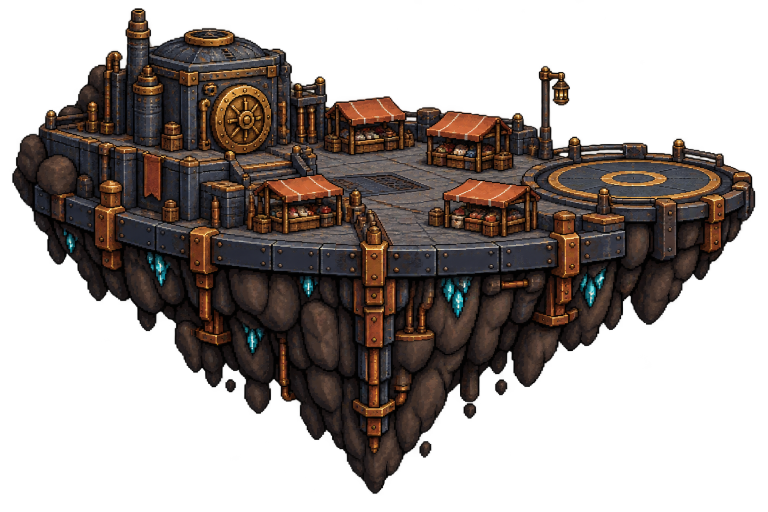
#> input picture web/src/deck2d/city/assets/customers.png, 1536 x 1024 px (shown at 1/2 size)
$ python -i city-art.py   (imports and definitions only)
#> lines starting #> are read from the running program, lines starting #| are printed output that depends on the picture; after the words box and inside, x2 and y2 are one past the last pixel; in counts of white or black regions, pixels touching at a corner belong together
#!/usr/bin/env python3
"""The city reveal's island sprites: five painting crops on five drawn bases in, ten palette-only webps and a manifest out.

    python3 -I scripts/city-art.py --refs <dir with errors|traffic|inbox|customers|marketing.png> \
        --out web/public/deck/art/city [--sheet <contact-sheet.png>] [--check] [--self-test]

web/src/deck2d/city/DIRECTION.md section A is the spec (it wins over SPEC.md section 4), with two art passes on top.
Marketing stands on one round boulder (a U, flat underneath, never a point) with its foot plate set into the crown, lamps
along the plate and pips on the guy-wire lugs and collar; Errors' underside is basalt columns 3 to 6 px wide stepping down
like organ pipes, each end cut at 45 degrees with a lit tip, one or two staggered joints each, and its crack is lava, hot
to cool from core to rock; Inbox's window is an envelope and its plinth a deep platform the spans land on; Traffic's legs
are K-braced with iron members and planted on flat-bottomed boulders; the dark pass is three iron tones. What it does:

  1. Key. The paintings ship transparent-backed, so alpha >= 128 is the island (`--key auto`). A painting with no
     transparency is keyed from its white background instead: a flood fill from the image border with a tolerance, so
     near-white highlights inside the island survive.
  2. Crop and downscale. Only the buildings and the deck they stand on survive, one box per painting (CROP). Every crop
     is sampled at one PAINT_SCALE = 7.5 painting px per city px, nearest neighbour: each city px is the painting px
     under the centre of its cell. No filter, no averaging, nothing smoothed. One scale for all five, so a door or a lamp
     is the same size on every island.
  3. Snap. Every opaque px becomes the nearest PALETTE colour in CIELAB (the list below is copied from
     web/src/deck2d/contract.ts; --check compares them). Alpha is on or off, never partial. The crops may not use jam
     red (stuck), ok green (done) or energy cyan (power): those mean something on this deck, so only the bases draw
     them (Errors' crack, the crystals, the thrusters). Errors' crop may not use sun[3], sun[5] or sun[6] either: those
     are its lava (sun[6] turns into sun[5] at the cap), and the dark pass keeps the lava by colour.
  4. Base. FORMS[island] draws a new island in palette indices (deck outline, rim and underside, a different form for
     each island) and composites the snapped crop on top. Rock is shaded with a port of rocks() in
     web/src/deck2d/props/underside.ts at half its size, as the line shows at city zoom: big stones BIG = 9, facets
     FACET = 4 city px, lit on their upper right, soot crevices, ramp soot, iron[0], iron[1], brass[0], iron[2],
     plate[1], plate[2], plate[3]. A crevice's soft edge sits one step lighter than the line's (iron[1], not iron[0]):
     at city zoom the line's soft edge mostly falls between px, and a full one here doubles every crevice.
  5. Warm. steel[0..3] -> iron[0], iron[1], plate[2], plate[4]; the energy cyans stay.
  6. Outline. 1 px soot round the silhouette and round every hole in it (4-neighbour).
  7. Cap, so the line stays the brightest thing on screen: white[0] -> haze[3], brass[5] -> brass[4], sun[6] -> sun[5],
     energy[3] -> energy[2], except within 2 px of the lamp, pad and beacon points; then at most 16 px of white[0] plus
     brass[5] per lit sprite (the farthest from those points go first).
  8. Sun rim. An opaque, non-outline px whose upper or right neighbour is the outline (or off the sprite) becomes
     plate[3]: light from the upper right. The lamp, pad and beacon keep their own light within 2 px, and a thin iron
     member (Traffic's braces and tie) keeps its iron: every px of it touches the outline, so it would turn all rim. That
     is the lit sprite. (Marketing's guy wires go in with the outline: 1 px of soot each.)
  9. Dark, from the lit sprite before its sun rim, by the CIELAB L of each lit colour: L < 20 iron[0], L < 40 iron[1],
     otherwise iron[2]; soot is the outline only (and the outline round a hole), never a tone. Then a copper[0] rim light,
     the last of the sunset, on the same edge px as the sun rim. Errors keeps its lava as embers: lit sun[5] (the crack's
     core) -> jam[1], lit sun[3] and jam[1] (its edges, the crater's rim) -> jam[0]. Same silhouette as lit, so the city
     can dither one over the other. A dark island keeps its relief: at most 40% soot, at least 25% iron[1] plus iron[2],
     and no tone but the crack's reds brighter than L* 36, under iron[3] (--check holds every file to that).
 10. Write lossless webps (VP8L), then manifest.json: size, form, anchors, lamp, label, pad, beacon, lights, opaque, plus
     the audits (the colours each file uses, its byte size). --sheet writes a contact sheet of every sprite at 1x on the
     dimmed sunset sky and a second one at 2x with the manifest's points marked. --check re-opens every file and asserts
     the lot. --self-test exercises the pieces on synthetic images.

Pillow only. `python3 -I` ignores the user site, where `pip3 install --user pillow` puts it, so the import below falls
back to it (appended last, so nothing in there can shadow the standard library).

The points (sprite px from the top-left, y down)
------------------------------------------------
The bases are drawn here, so most points are design numbers from DIRECTION.md section A (DESIGN below), and --check
holds the file to them within 2 px: the anchors are foot points (where a pylon, lift or span end stands) on an opaque px
of the rim or deck top; the label is the top-centre of the DOM label (x by design, y = the lowest opaque row + 4, so it
hangs just under the island); the beacon is the centre of Marketing's ball; the lights are where the runtime puts a
steady light once the island is lit (signal, pad, thruster, window, crack). Two points come from the paintings: lamp, the
glass of the island's own lamp post (the brightest px within 2 px of the painting spot in LAMP, mapped through the crop),
and Customers' pad, the centre of the painting's landing ring. Inbox's lamp is a lantern drawn here; Marketing has none.
"""
from __future__ import annotations

import argparse
import json
import math
import os
import re
import sys
from fractions import Fraction

# ---------------------------------------------------------------------------------------------------------------
# Pillow (python3 -I skips the user site-packages, where it usually lives)
# ---------------------------------------------------------------------------------------------------------------


def _import_pillow():
    try:
        import PIL  # noqa: F401
    except ImportError:
        import site

        user = site.getusersitepackages()
        if os.path.isdir(user) and user not in sys.path:
            sys.path.append(user)
        try:
            import PIL  # noqa: F401,F811
        except ImportError:
            sys.exit("city-art.py needs Pillow: pip3 install --user pillow")
    from PIL import Image, ImageDraw, ImageFont

    return Image, ImageDraw, ImageFont


Image, ImageDraw, ImageFont = _import_pillow()

HERE = os.path.dirname(os.path.abspath(__file__))
REPO = os.path.dirname(HERE)
CONTRACT = os.path.join(REPO, "web/src/deck2d/contract.ts")
DEFAULT_OUT = os.path.join(REPO, "web/public/deck/art/city")
SKY = os.path.join(REPO, "web/public/deck/art/sky.webp")

# ---------------------------------------------------------------------------------------------------------------
# The 48 colors: PALETTE in web/src/deck2d/contract.ts, each ramp dark -> light
# ---------------------------------------------------------------------------------------------------------------

PALETTE = {
    "soot": ["#0a0604"],
    "iron": ["#181211", "#291b17", "#432f29", "#6b5360", "#8f6f62"],
    "steel": ["#121e2b", "#273349", "#3d4d6a", "#7d8ea3"],
    "copper": ["#713e30", "#a04430", "#cd4f27", "#e28059", "#f2b48c"],
    "brass": ["#422616", "#6d370c", "#a36915", "#c98115", "#fdc727", "#fdec9a"],
    "plate": ["#351705", "#5a3521", "#834621", "#ae6237", "#b48254"],
    "sun": ["#652203", "#bc3c0b", "#e44e1b", "#f6601f", "#fc8717", "#fdad1e", "#f9c47a"],
    "haze": ["#623a3a", "#82525a", "#c0988e", "#eed3c5"],
    "white": ["#fdfaec"],
    "energy": ["#28545a", "#0ea0ac", "#41f3f7", "#bcf6f6"],
    "ok": ["#1c450f", "#1ab004", "#81f381"],
    "jam": ["#6a0d0d", "#c8231b", "#ff5b4a"],
}
HEXES = [h for ramp in PALETTE.values() for h in ramp]
RGBS = [tuple(int(h[i:i + 2], 16) for i in (1, 3, 5)) for h in HEXES]
# [1 line not run here, left out]


def pal(name, n=0):
    return HEXES.index(PALETTE[name][n])


def ramp(name):
    return [pal(name, n) for n in range(len(PALETTE[name]))]


SOOT, WHITE = pal("soot"), pal("white")
IRON, STEEL, COPPER, BRASS, PLATE = ramp("iron"), ramp("steel"), ramp("copper"), ramp("brass"), ramp("plate")
SUN, HAZE, ENERGY, OK, JAM = ramp("sun"), ramp("haze"), ramp("energy"), ramp("ok"), ramp("jam")


def _srgb_to_linear(c):
    c /= 255.0
    return c / 12.92 if c <= 0.04045 else ((c + 0.055) / 1.055) ** 2.4


def to_lab(rgb):
    """sRGB (0-255) -> CIELAB, D65."""
    r, g, b = (_srgb_to_linear(c) for c in rgb)
    x = (0.4124564 * r + 0.3575761 * g + 0.1804375 * b) / 0.95047
    y = 0.2126729 * r + 0.7151522 * g + 0.0721750 * b
    z = (0.0193339 * r + 0.1191920 * g + 0.9503041 * b) / 1.08883

    def f(t):
        return t ** (1.0 / 3.0) if t > 216.0 / 24389.0 else (24389.0 / 27.0 * t + 16.0) / 116.0

    fx, fy, fz = f(x), f(y), f(z)
    return 116.0 * fy - 16.0, 500.0 * (fx - fy), 200.0 * (fy - fz)


LABS = [to_lab(c) for c in RGBS]
#> further down, picture is the input picture: PIL image 1536x1024 RGBA; mean R, G, B, A 36.7, 27, 22.2, 119.1
ANY = list(range(48))
CROP_COLORS = [i for i in ANY if i not in JAM + OK + ENERGY]  # what a painting crop may snap to


# [10 lines left out: function nearest, not called in this run]


WARM = {STEEL[0]: IRON[0], STEEL[1]: IRON[1], STEEL[2]: PLATE[2], STEEL[3]: PLATE[4]}  # cold steel -> warm iron
CAP = {WHITE: HAZE[3], BRASS[5]: BRASS[4], SUN[6]: SUN[5], ENERGY[3]: ENERGY[2]}  # the line keeps the brightest colours
BRIGHT = (WHITE, BRASS[5])
MAX_BRIGHT = 16  # px of white[0] + brass[5] per lit sprite, all within 2 px of its lamp, pad or beacon


# Errors' lava, hot to cool from the crack's core to the rock: sun[5], sun[3], jam[1]. Only the crack and the crater use
# these three on Errors (its painting crop may not), so the dark sprite can keep them as embers by colour alone.
LAVA = (SUN[5], SUN[3], JAM[1])
# Across the crack, by its width there: 3 px is sun[3] | sun[5] | sun[3], 2 px is jam[1] | sun[5] (its edge toward the
# shade), 1 px (the tips, where it has cooled) jam[1]; the crater's rim, where the pool meets the rock, is jam[1] too.
LAVA_CORE, LAVA_EDGE = {3: SUN[5], 2: SUN[5], 1: JAM[1]}, {3: SUN[3], 2: JAM[1], 1: JAM[1]}
LAVA_DARK = {SUN[5]: JAM[1], SUN[3]: JAM[0], JAM[1]: JAM[0], JAM[2]: JAM[1], JAM[0]: JAM[0]}  # core jam[1], edges jam[0]
# Errors' painting crop snaps without the lava's two suns (or sun[6], which the brightness cap turns into sun[5])
CROP_COLORS_FOR = {"errors": [i for i in CROP_COLORS if i not in (SUN[3], SUN[5], SUN[6])]}


# [8 lines left out: function dark_of, not called in this run]


DARK_RIM = COPPER[0]  # the dark sprite's upper-right edge: the last of the sunset on it
DARK_COLORS = {SOOT, IRON[0], IRON[1], IRON[2], DARK_RIM}
DARK_ERRORS = DARK_COLORS | {JAM[0], JAM[1]}
MAX_DARK_SOOT = 0.40  # of a dark sprite's opaque px: the outline, not the whole island
MIN_DARK_MID = 0.25  # of a dark sprite's opaque px in iron[1] + iron[2]: the relief that reads at night
MAX_DARK_L = 36  # CIELAB L: no dark tone (the crack's reds aside) is brighter than this (iron[3] is 38), so a dark island
# stays dark

# ---------------------------------------------------------------------------------------------------------------
# The five islands (DIRECTION.md section A)
# ---------------------------------------------------------------------------------------------------------------

ISLANDS = ["errors", "traffic", "inbox", "customers", "marketing"]  # CITY_ISLANDS, reveal order
FORM = {"errors": "caldera", "traffic": "rail-slab", "inbox": "post-tower", "customers": "landing-disc", "marketing": "beacon-rock"}
SIZE = {"errors": (156, 128), "traffic": (200, 88), "inbox": (64, 176), "customers": (196, 96), "marketing": (76, 150)}
HEIGHT_CLASS = {"traffic": (80, 88), "customers": (92, 100), "errors": (124, 132), "marketing": (144, 152), "inbox": (172, 180)}
PAINT_SCALE = Fraction(15, 2)  # 7.5 painting px per city px, for every crop
CROP = {  # painting px (x0, y0, x1, y1): the buildings and the deck surface they stand on
    "errors": (100, 30, 610, 330),
    "traffic": (20, 0, 1510, 470),
    "inbox": (290, 0, 560, 512),
    "customers": (30, 40, 1500, 460),
    "marketing": (700, 300, 1210, 430),
}
CROP_AT = {"errors": (8, 7), "traffic": (1, 0), "inbox": (4, 0), "customers": (1, 1), "marketing": (5, 86)}  # sprite px of the crop's top-left
LAMP = {"errors": (562, 142), "traffic": (522, 262), "customers": (1120, 186)}  # painting px of each lamp post's glass
PAD = (1255, 357)  # painting px: the centre of Customers' landing ring
MAX_BYTES = 80 * 1024  # per webp
MAX_FOLDER = 1024 * 1024
MAX_OPAQUE = 12500  # 0.38 of the line's 399 x 83 box: no island outweighs the line
MAX_W = 200
MIN_CRACK = 350  # jam px in errors-lit

# The points each island must land within 2 px of (section A). Anchors are foot points; the label hangs under the island.
DESIGN = {
    "errors": dict(anchors={"n": (44, 47), "e": (151, 60), "s": (84, 120), "w": (4, 60)}, lamp=(70, 22), pad=None, beacon=None, label=(78, 131)),
    "traffic": dict(anchors={"n": (126, 58), "e": (197, 64), "s": (100, 68), "w": (2, 64)}, lamp=(68, 35), pad=None, beacon=None, label=(100, 91)),
    "inbox": dict(anchors={"n": (54, 69), "e": (62, 72), "s": (32, 172), "w": (1, 72)}, lamp=(5, 58), pad=None, beacon=None, label=(32, 179)),
    "customers": dict(anchors={"n": (40, 30), "e": (193, 60), "s": (98, 92), "w": (3, 60)}, lamp=(146, 20), pad=(164, 43), beacon=None, label=(98, 99)),
    "marketing": dict(anchors={}, lamp=None, pad=None, beacon=(38, 12), label=(38, 151)),
}
LIGHT_KINDS = ("signal", "pad", "thruster", "window", "crack")
LIGHT_COUNT = {"errors": {"crack": 3}, "traffic": {"signal": 8}, "inbox": {"window": 4}, "customers": {"pad": 12, "thruster": 3},
               "marketing": {"signal": 4, "window": 4}}

# ---------------------------------------------------------------------------------------------------------------
# A palette-index canvas
# ---------------------------------------------------------------------------------------------------------------


class Canvas:
    """w x h palette indices, -1 = transparent."""

    def __init__(self, w, h, pix=None):
        self.w, self.h = w, h
        self.pix = list(pix) if pix is not None else [-1] * (w * h)

    def copy(self):
        return Canvas(self.w, self.h, self.pix)

    def inside(self, x, y):
        return 0 <= x < self.w and 0 <= y < self.h

    def at(self, x, y):
        return self.pix[y * self.w + x] if self.inside(x, y) else -1

    def opaque(self, x, y):
        return self.at(x, y) >= 0

    def set(self, x, y, c):
        if self.inside(x, y):
            self.pix[y * self.w + x] = c

    def hline(self, x, y, n, c):
        for i in range(n):
            self.set(x + i, y, c)

    def vline(self, x, y, n, c):
        for j in range(n):
            self.set(x, y + j, c)

    def rect(self, x, y, w, h, c):
        for j in range(h):
            self.hline(x, y + j, w, c)

    # [27 lines left out: functions line, paste, not called in this run]

    def lowest(self):
        return max(y for y in range(self.h) if any(self.pix[y * self.w + x] >= 0 for x in range(self.w)))

    def count(self, colors=None):
        return sum(1 for c in self.pix if c >= 0 and (colors is None or c in colors))


# [64 lines left out: functions outline, near_any, rim_px, cap_brightness, make_dark, not called in this run]


# ---------------------------------------------------------------------------------------------------------------
# Stone: a port of props/underside.ts rocks() (and stations/shade.ts noise, blotch, tone)
# ---------------------------------------------------------------------------------------------------------------

M32 = 0xFFFFFFFF
BIG, FACET = 9, 4  # city px: half the line's 17 and 8 art px, as the line is drawn at city zoom
ROCK = [SOOT, IRON[0], IRON[1], BRASS[0], IRON[2], PLATE[1], PLATE[2], PLATE[3]]  # warm dark rock, darkest to lightest


# [24 lines left out: functions noise, blotch, tone, not called in this run]


def _hash(a, b, s):
    return noise(a * 7 + 3, b * 13 + 5, s)


class Stones:
    """One size of Voronoi stones (underside.ts seeds() + nearest()): rows squashed to 0.75, distances stretched 1.2."""

    def __init__(self, cell, salt):
        self.cell, self.salt, self.memo = cell, salt, {}

    # [85 lines left out: functions seed, near, stone_v, rock_px, fill_rock, interp and 1 more, not called in this run]


def dist_poly(px, py, poly):
    return min(dist_seg(px, py, *a, *b) for a, b in zip(poly, poly[1:]))


# ---------------------------------------------------------------------------------------------------------------
# 1-3. Key, crop, downscale, snap
# ---------------------------------------------------------------------------------------------------------------


# [47 lines left out: function _flood_white, not called in this run]


def key_painting(im, mode="auto", tol=24):
    """RGBA painting -> (RGBA with alpha 0/255, how it was keyed)."""
#> called with mode = 'auto', tol = 24
    im = im.convert("RGBA")
    hist = im.getchannel("A").histogram()
#> hist = 256 values, max 792094 at index 0, min 0 at index 255, mean 6144
    see_through = sum(hist[:128]) / float(im.width * im.height)
#> see_through = 0.528
    if mode == "alpha" or (mode == "auto" and see_through >= 0.02):
        mask, how = im.getchannel("A").point(lambda v: 255 if v >= 128 else 0), "alpha"
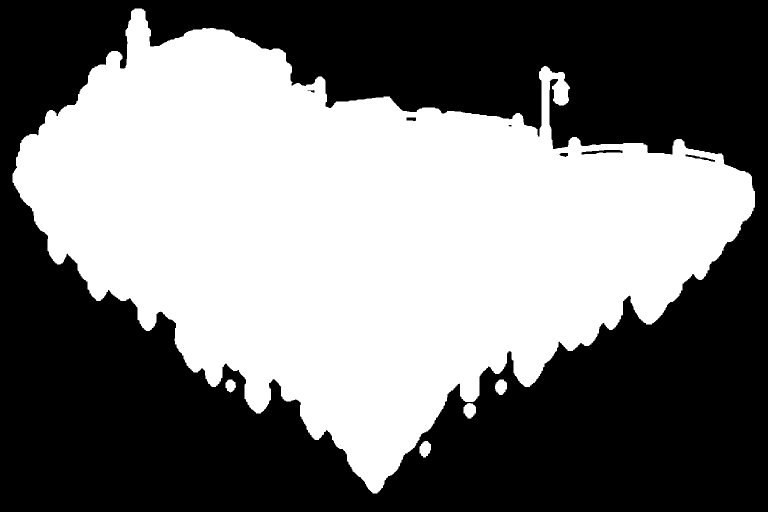
#> mask: PIL image 1536x1024 L (shown at 1/2 size); 47.2% white; 5 white regions, box (x1, y1, x2, y2) and area: (25, 17, 1510, 987) 739959, (927, 806, 952, 837) 591, (839, 882, 862, 915) 568, (990, 759, 1014, 790) 566, (451, 759, 472, 785) 404
#> how = 'alpha'
    else:
        mask, how = _flood_white(im, tol), "white"
    out = im.copy()
    out.putalpha(mask)
#> (the rest of the program and of its run is left out)
